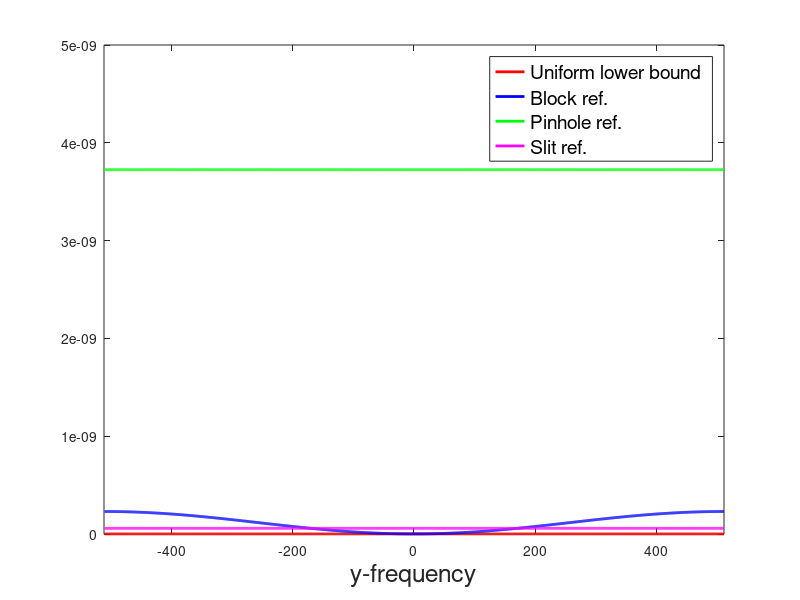

The MATLAB source for this figure:
clear all
n=64;
m=1024;
bndry=511;
for k1=-bndry:bndry+1
    k2=0;
    lower_bnd(k1+bndry+1)=1/(m^4);
    scaler_b(k1+bndry+1)=( (1/(m^2))+2*((n-1)/(m^2))*(1-cos(2*pi*k1/m)) )*( (1/(m^2))+2*((n-1)/(m^2))*(1-cos(2*pi*k2/m)));
    scaler_p(k1+bndry+1)=((n^2)/(m^4));
    scaler_s(k1+bndry+1)=(n/(m^2))*( (1/(m^2))+2*((n-1)/(m^2))*(1-cos(2*pi*k2/m)));
end
figure;
plot([-bndry:bndry+1],lower_bnd,'red','LineWidth',2)
hold on;
plot([-bndry:bndry+1],scaler_b,'blue','LineWidth',2)
hold on;
plot([-bndry:bndry+1],scaler_p,'green','LineWidth',2)
hold on;
plot([-bndry:bndry+1],scaler_s,'magenta','LineWidth',2)
hold off
legend({'Uniform lower bound','Block ref.', 'Pinhole ref.', 'Slit ref.'},'FontSize',14)
xlabel('y-frequency','FontSize',18)
xlim([-512,512])